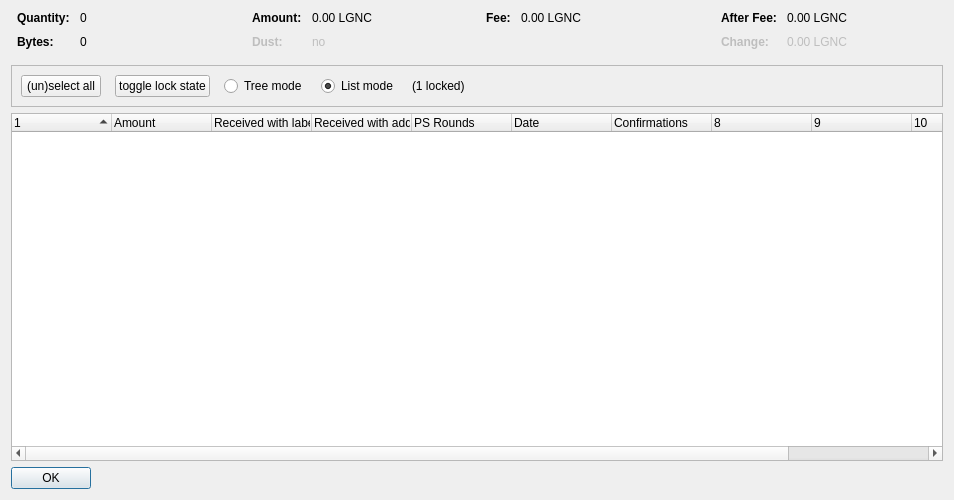
<?xml version="1.0" encoding="UTF-8"?>
<ui version="4.0">
 <class>CoinControlDialog</class>
 <widget class="QDialog" name="CoinControlDialog">
  <property name="geometry">
   <rect>
    <x>0</x>
    <y>0</y>
    <width>954</width>
    <height>500</height>
   </rect>
  </property>
  <property name="windowTitle">
   <string>Coin Selection</string>
  </property>
  <layout class="QVBoxLayout" name="verticalLayout">
   <item>
    <layout class="QHBoxLayout" name="horizontalLayoutTop" stretch="0,0,0,0">
     <property name="topMargin">
      <number>0</number>
     </property>
     <property name="bottomMargin">
      <number>10</number>
     </property>
     <item>
      <layout class="QFormLayout" name="formLayoutCoinControl1">
       <property name="horizontalSpacing">
        <number>10</number>
       </property>
       <property name="verticalSpacing">
        <number>10</number>
       </property>
       <property name="leftMargin">
        <number>6</number>
       </property>
       <property name="rightMargin">
        <number>6</number>
       </property>
       <item row="0" column="0">
        <widget class="QLabel" name="labelCoinControlQuantityText">
         <property name="font">
          <font>
           <weight>75</weight>
           <bold>true</bold>
          </font>
         </property>
         <property name="text">
          <string>Quantity:</string>
         </property>
        </widget>
       </item>
       <item row="0" column="1">
        <widget class="QLabel" name="labelCoinControlQuantity">
         <property name="cursor">
          <cursorShape>IBeamCursor</cursorShape>
         </property>
         <property name="contextMenuPolicy">
          <enum>Qt::ActionsContextMenu</enum>
         </property>
         <property name="text">
          <string notr="true">0</string>
         </property>
         <property name="textInteractionFlags">
          <set>Qt::LinksAccessibleByMouse|Qt::TextSelectableByKeyboard|Qt::TextSelectableByMouse</set>
         </property>
        </widget>
       </item>
       <item row="1" column="0">
        <widget class="QLabel" name="labelCoinControlBytesText">
         <property name="font">
          <font>
           <weight>75</weight>
           <bold>true</bold>
          </font>
         </property>
         <property name="text">
          <string>Bytes:</string>
         </property>
        </widget>
       </item>
       <item row="1" column="1">
        <widget class="QLabel" name="labelCoinControlBytes">
         <property name="cursor">
          <cursorShape>IBeamCursor</cursorShape>
         </property>
         <property name="contextMenuPolicy">
          <enum>Qt::ActionsContextMenu</enum>
         </property>
         <property name="text">
          <string notr="true">0</string>
         </property>
         <property name="textInteractionFlags">
          <set>Qt::LinksAccessibleByMouse|Qt::TextSelectableByKeyboard|Qt::TextSelectableByMouse</set>
         </property>
        </widget>
       </item>
      </layout>
     </item>
     <item>
      <layout class="QFormLayout" name="formLayoutCoinControl2">
       <property name="horizontalSpacing">
        <number>10</number>
       </property>
       <property name="verticalSpacing">
        <number>10</number>
       </property>
       <property name="leftMargin">
        <number>6</number>
       </property>
       <property name="rightMargin">
        <number>6</number>
       </property>
       <item row="0" column="0">
        <widget class="QLabel" name="labelCoinControlAmountText">
         <property name="font">
          <font>
           <weight>75</weight>
           <bold>true</bold>
          </font>
         </property>
         <property name="text">
          <string>Amount:</string>
         </property>
        </widget>
       </item>
       <item row="0" column="1">
        <widget class="QLabel" name="labelCoinControlAmount">
         <property name="cursor">
          <cursorShape>IBeamCursor</cursorShape>
         </property>
         <property name="contextMenuPolicy">
          <enum>Qt::ActionsContextMenu</enum>
         </property>
         <property name="text">
          <string notr="true">0.00 LGNC</string>
         </property>
         <property name="textInteractionFlags">
          <set>Qt::LinksAccessibleByMouse|Qt::TextSelectableByKeyboard|Qt::TextSelectableByMouse</set>
         </property>
        </widget>
       </item>
       <item row="1" column="0">
        <widget class="QLabel" name="labelCoinControlLowOutputText">
         <property name="enabled">
          <bool>false</bool>
         </property>
         <property name="font">
          <font>
           <weight>75</weight>
           <bold>true</bold>
          </font>
         </property>
         <property name="text">
          <string>Dust:</string>
         </property>
        </widget>
       </item>
       <item row="1" column="1">
        <widget class="QLabel" name="labelCoinControlLowOutput">
         <property name="enabled">
          <bool>false</bool>
         </property>
         <property name="cursor">
          <cursorShape>IBeamCursor</cursorShape>
         </property>
         <property name="contextMenuPolicy">
          <enum>Qt::ActionsContextMenu</enum>
         </property>
         <property name="text">
          <string notr="true">no</string>
         </property>
         <property name="textInteractionFlags">
          <set>Qt::LinksAccessibleByMouse|Qt::TextSelectableByKeyboard|Qt::TextSelectableByMouse</set>
         </property>
        </widget>
       </item>
      </layout>
     </item>
     <item>
      <layout class="QFormLayout" name="formLayoutCoinControl3">
       <property name="horizontalSpacing">
        <number>10</number>
       </property>
       <property name="verticalSpacing">
        <number>10</number>
       </property>
       <property name="leftMargin">
        <number>6</number>
       </property>
       <property name="rightMargin">
        <number>6</number>
       </property>
       <item row="0" column="0">
        <widget class="QLabel" name="labelCoinControlFeeText">
         <property name="font">
          <font>
           <weight>75</weight>
           <bold>true</bold>
          </font>
         </property>
         <property name="text">
          <string>Fee:</string>
         </property>
        </widget>
       </item>
       <item row="0" column="1">
        <widget class="QLabel" name="labelCoinControlFee">
         <property name="cursor">
          <cursorShape>IBeamCursor</cursorShape>
         </property>
         <property name="contextMenuPolicy">
          <enum>Qt::ActionsContextMenu</enum>
         </property>
         <property name="text">
          <string notr="true">0.00 LGNC</string>
         </property>
         <property name="textInteractionFlags">
          <set>Qt::LinksAccessibleByMouse|Qt::TextSelectableByKeyboard|Qt::TextSelectableByMouse</set>
         </property>
        </widget>
       </item>
      </layout>
     </item>
     <item>
      <layout class="QFormLayout" name="formLayoutCoinControl4">
       <property name="horizontalSpacing">
        <number>10</number>
       </property>
       <property name="verticalSpacing">
        <number>10</number>
       </property>
       <property name="leftMargin">
        <number>6</number>
       </property>
       <property name="rightMargin">
        <number>6</number>
       </property>
       <item row="0" column="0">
        <widget class="QLabel" name="labelCoinControlAfterFeeText">
         <property name="font">
          <font>
           <weight>75</weight>
           <bold>true</bold>
          </font>
         </property>
         <property name="text">
          <string>After Fee:</string>
         </property>
        </widget>
       </item>
       <item row="0" column="1">
        <widget class="QLabel" name="labelCoinControlAfterFee">
         <property name="cursor">
          <cursorShape>IBeamCursor</cursorShape>
         </property>
         <property name="contextMenuPolicy">
          <enum>Qt::ActionsContextMenu</enum>
         </property>
         <property name="text">
          <string notr="true">0.00 LGNC</string>
         </property>
         <property name="textInteractionFlags">
          <set>Qt::LinksAccessibleByMouse|Qt::TextSelectableByKeyboard|Qt::TextSelectableByMouse</set>
         </property>
        </widget>
       </item>
       <item row="1" column="0">
        <widget class="QLabel" name="labelCoinControlChangeText">
         <property name="enabled">
          <bool>false</bool>
         </property>
         <property name="font">
          <font>
           <weight>75</weight>
           <bold>true</bold>
          </font>
         </property>
         <property name="text">
          <string>Change:</string>
         </property>
        </widget>
       </item>
       <item row="1" column="1">
        <widget class="QLabel" name="labelCoinControlChange">
         <property name="enabled">
          <bool>false</bool>
         </property>
         <property name="cursor">
          <cursorShape>IBeamCursor</cursorShape>
         </property>
         <property name="contextMenuPolicy">
          <enum>Qt::ActionsContextMenu</enum>
         </property>
         <property name="text">
          <string notr="true">0.00 LGNC</string>
         </property>
         <property name="textInteractionFlags">
          <set>Qt::LinksAccessibleByMouse|Qt::TextSelectableByKeyboard|Qt::TextSelectableByMouse</set>
         </property>
        </widget>
       </item>
      </layout>
     </item>
    </layout>
   </item>
   <item>
    <widget class="QFrame" name="frame">
     <property name="minimumSize">
      <size>
       <width>0</width>
       <height>40</height>
      </size>
     </property>
     <property name="frameShape">
      <enum>QFrame::StyledPanel</enum>
     </property>
     <property name="frameShadow">
      <enum>QFrame::Sunken</enum>
     </property>
     <layout class="QHBoxLayout" name="horizontalLayout">
      <item>
       <layout class="QHBoxLayout" name="horizontalLayoutPanel" stretch="0,0,0,0,0,0">
        <property name="spacing">
         <number>14</number>
        </property>
        <item>
         <widget class="QPushButton" name="pushButtonSelectAll">
          <property name="sizePolicy">
           <sizepolicy hsizetype="Maximum" vsizetype="Fixed">
            <horstretch>0</horstretch>
            <verstretch>0</verstretch>
           </sizepolicy>
          </property>
          <property name="text">
           <string>(un)select all</string>
          </property>
          <property name="autoDefault">
           <bool>false</bool>
          </property>
         </widget>
        </item>
        <item>
         <widget class="QPushButton" name="pushButtonToggleLock">
          <property name="sizePolicy">
           <sizepolicy hsizetype="Maximum" vsizetype="Fixed">
            <horstretch>0</horstretch>
            <verstretch>0</verstretch>
           </sizepolicy>
          </property>
          <property name="text">
           <string>toggle lock state</string>
          </property>
          <property name="autoDefault">
           <bool>false</bool>
          </property>
         </widget>
        </item>
        <item>
         <widget class="QRadioButton" name="radioTreeMode">
          <property name="sizePolicy">
           <sizepolicy hsizetype="Maximum" vsizetype="Fixed">
            <horstretch>0</horstretch>
            <verstretch>0</verstretch>
           </sizepolicy>
          </property>
          <property name="text">
           <string>Tree mode</string>
          </property>
         </widget>
        </item>
        <item>
         <widget class="QRadioButton" name="radioListMode">
          <property name="sizePolicy">
           <sizepolicy hsizetype="Maximum" vsizetype="Fixed">
            <horstretch>0</horstretch>
            <verstretch>0</verstretch>
           </sizepolicy>
          </property>
          <property name="text">
           <string>List mode</string>
          </property>
          <property name="checked">
           <bool>true</bool>
          </property>
         </widget>
        </item>
        <item>
         <widget class="QLabel" name="labelLocked">
          <property name="text">
           <string>(1 locked)</string>
          </property>
         </widget>
        </item>
        <item>
         <spacer name="horizontalSpacer">
          <property name="orientation">
           <enum>Qt::Horizontal</enum>
          </property>
          <property name="sizeHint" stdset="0">
           <size>
            <width>40</width>
            <height>20</height>
           </size>
          </property>
         </spacer>
        </item>
       </layout>
      </item>
     </layout>
    </widget>
   </item>
   <item>
    <widget class="CoinControlTreeWidget" name="treeWidget">
     <property name="contextMenuPolicy">
      <enum>Qt::CustomContextMenu</enum>
     </property>
     <property name="sortingEnabled">
      <bool>false</bool>
     </property>
     <property name="columnCount">
      <number>11</number>
     </property>
     <attribute name="headerShowSortIndicator" stdset="0">
      <bool>true</bool>
     </attribute>
     <attribute name="headerStretchLastSection">
      <bool>false</bool>
     </attribute>
     <column>
      <property name="text">
       <string/>
      </property>
     </column>
     <column>
      <property name="text">
       <string>Amount</string>
      </property>
     </column>
     <column>
      <property name="text">
       <string>Received with label</string>
      </property>
     </column>
     <column>
      <property name="text">
       <string>Received with address</string>
      </property>
     </column>
     <column>
      <property name="text">
       <string>PS Rounds</string>
      </property>
     </column>
     <column>
      <property name="text">
       <string>Date</string>
      </property>
     </column>
     <column>
      <property name="text">
       <string>Confirmations</string>
      </property>
      <property name="toolTip">
       <string>Confirmed</string>
      </property>
     </column>
     <column>
      <property name="text">
       <string/>
      </property>
     </column>
     <column>
      <property name="text">
       <string/>
      </property>
     </column>
     <column>
      <property name="text">
       <string/>
      </property>
     </column>
     <column>
      <property name="text">
       <string/>
      </property>
     </column>
    </widget>
   </item>
   <item>
    <widget class="QDialogButtonBox" name="buttonBox">
     <property name="sizePolicy">
      <sizepolicy hsizetype="Maximum" vsizetype="Fixed">
       <horstretch>0</horstretch>
       <verstretch>0</verstretch>
      </sizepolicy>
     </property>
     <property name="orientation">
      <enum>Qt::Horizontal</enum>
     </property>
     <property name="standardButtons">
      <set>QDialogButtonBox::Ok</set>
     </property>
    </widget>
   </item>
  </layout>
 </widget>
 <customwidgets>
  <customwidget>
   <class>CoinControlTreeWidget</class>
   <extends>QTreeWidget</extends>
   <header>coincontroltreewidget.h</header>
  </customwidget>
 </customwidgets>
 <resources/>
 <connections/>
</ui>
